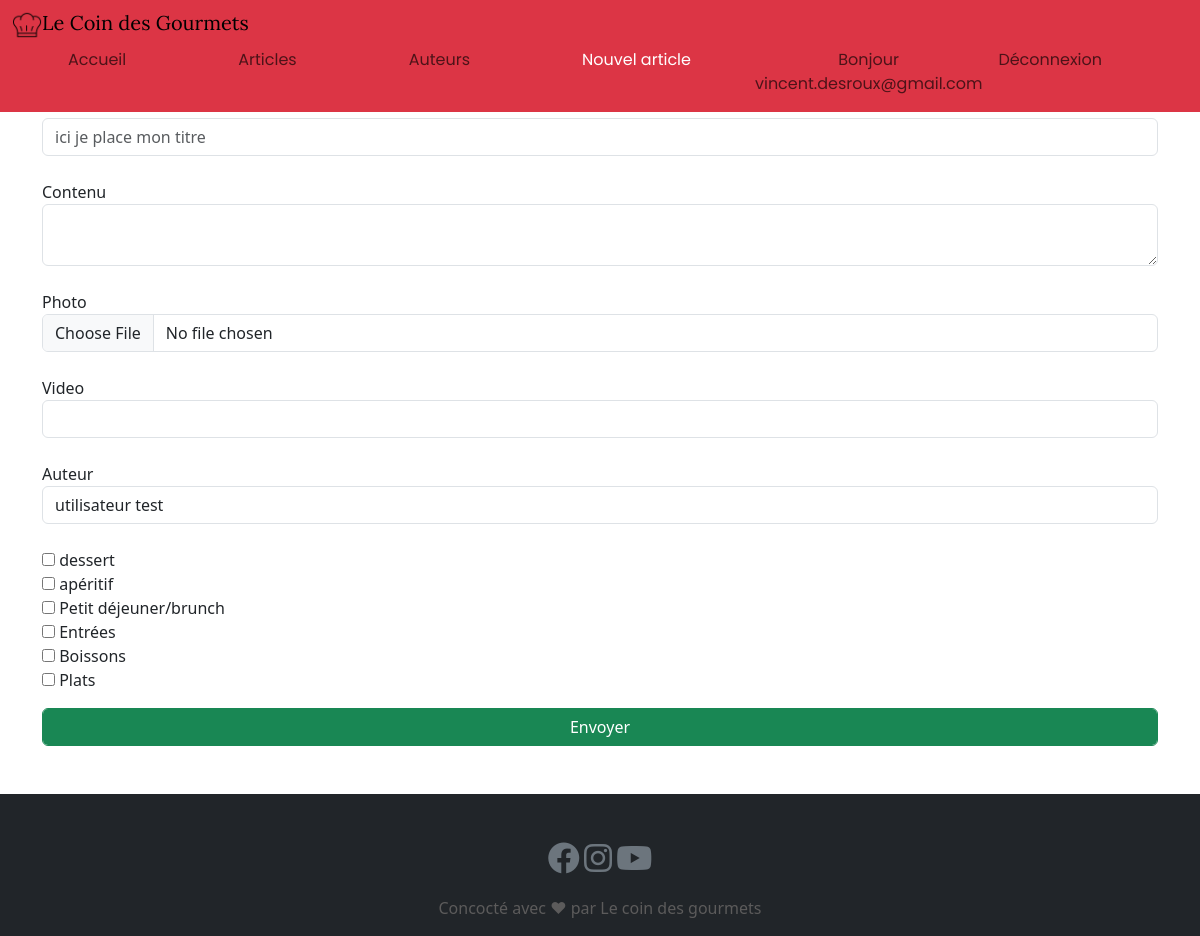
The app's page /article_new.php (signed in) with its own data.
### tables this page shows
CREATE TABLE `categorie` (
  `id_categorie` int(11) NOT NULL,
  `nom` varchar(25) DEFAULT NULL
);

### article_new.php (called while the page is built, shortened)
<?php
require_once './model/auteur.php';
require_once './model/categorie.php';
$authorModel = new Auteur();
$authorList = $authorModel->getAllAuthor();
$categoryModel = new Category();
$categoryList= $categoryModel->getAllCategory();
include './template_view/article_new.phtml';

### model/auteur.php (called while the page is built, shortened)
<?php
class Auteur
{
    public function getAllAuthor(): array
    {
        $conn = connect();
        $query = $conn->prepare("SELECT * FROM auteur");
        $query->execute();
        $result = $query->fetchAll(PDO::FETCH_OBJ);
        return ($result);
    }
}

### model/categorie.php (called while the page is built, shortened)
<?php
Class Category
{
  public function getAllCategory()
  {
    $conn = connect();
    $query = $conn->prepare("SELECT * FROM categorie");
    $query->execute();
    $result = $query->fetchAll(PDO::FETCH_OBJ);
    return ($result);
  }
}

### template_view/article_new.phtml (the view, shortened to what this page needs)
<!DOCTYPE html>
<html lang="fr">
<head>
    <?php include_once './include/script.php'; ?>
    <link rel="stylesheet" href="./assets/css/style.css">
</head>
<body>
    <main>
        <?php include_once './include/menu.php'; ?>
        <div class="container mt-20">
            <br>
            <h1 class="mt-50 text-center mb-10">Rédigez une nouvelle recette</h1>
            <form action="article_new.php" method="post" enctype="multipart/form-data">
                <label>Titre</label>
                <input class="form-control" name="titre" id="titre" placeholder="ici je place mon titre"><br>
                <label>Contenu</label>
                <textarea class="form-control" name="contenu"></textarea><br>
                <label>Photo</label>
                <input class="form-control" type="file" name="photo" accept="image/jpeg"><br>
                <label>Video</label>
                <input class="form-control" type="text" name="video"><br>
                <label>Auteur</label>
                <select class="form-control" name="id_auteur">
                    <?php foreach ($authorList as $row) { ?>
                        <option value="<?php echo $row->id_auteur; ?>"> <?php echo $row->nom . ' ' . $row->prenom ?></option>
                    <?php } ?>
                </select>
                <br>
                <?php foreach ($categoryList as $row) { ?>
                    <input type="checkbox" name="category[]" value="<?php echo $row->id_categorie; ?>"> <?php echo $row->nom; ?><br>
                <?php } ?>
                <div class="div mt-3 mb-5">
                    <input class="form-control btn btn-success mt-10" type="submit" value="Envoyer">
                </div>
            </form>
        </div>
    </main>
    <?php include_once './include/footer.php'; ?>
</body>
</html>

### assets/css/style.css (style rules this page uses)
:root { --primary : #961C02; --gris1 : #010101; --gris2 : #5C5B5B; --gris3 : #999897; --blanc : #FFFFFF; --background : #F5F5F5; }
h1 { font-family: 'Lora', Georgia, 'Times New Roman', Times, serif; font-weight: 400; font-size: 3.25rem; color: var(--gris1); }

### records on screen
categorie: nom "dessert"
categorie: nom "apéritif"
categorie: nom "Petit déjeuner/brunch"
categorie: nom "Entrées"
categorie: nom "Boissons"
categorie: nom "Plats"

### other values on screen
$emailSession "vincent.desroux@gmail.com"
form field id_auteur "utilisateur test"
